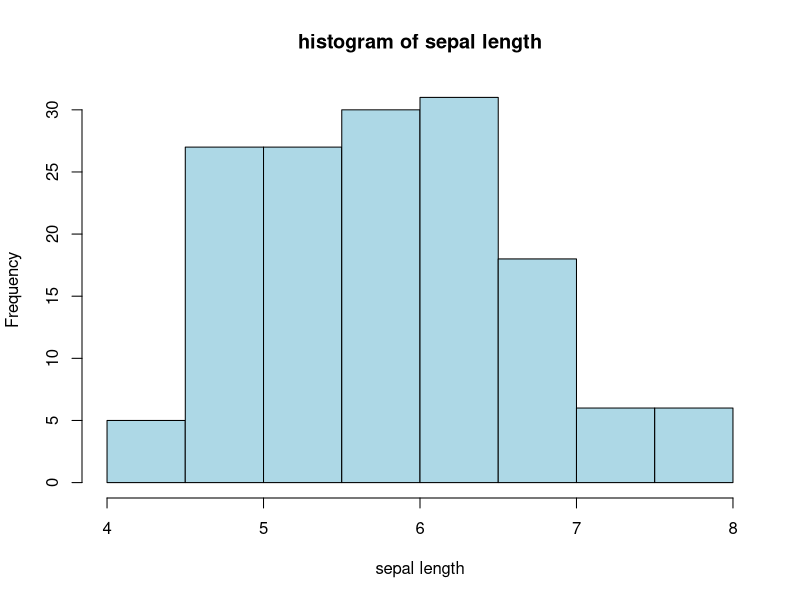
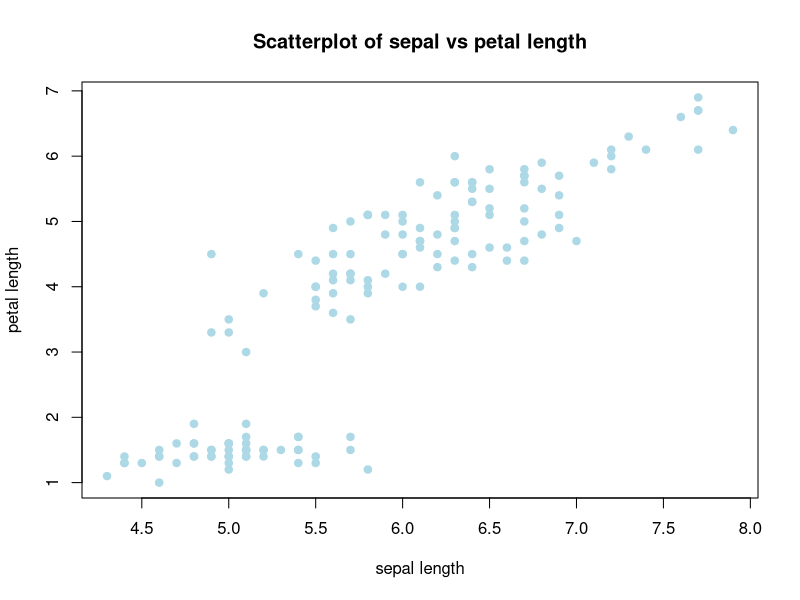

Reproduce these figures in R, in order. (Note: this script raises an error after producing the figures.)
# 4.Descriptive Statistics and basic visualization in R
install.packages("modeest")
library(dplyr)
library(ggplot2)
library(modeest)

data("iris")
View(iris)
head(iris)

#Descriptive statistics.

mean(iris$Sepal.Length) #mean 
median(iris$Sepal.Length) #median
mlv(iris$Sepal.Length,method = "mfv") #mode
sd(iris$Sepal.Length) #standard derivation 
range(iris$Sepal.Length) #Range
summary(iris$Sepal.Length) #Summary

#Histogram 
hist(iris$Sepal.Length,
     main="histogram of sepal length",
     xlab = "sepal length",col = "lightblue",border="black")

#Scatterplot
plot(iris$Sepal.Length,iris$Petal.Length,
     main="Scatterplot of sepal vs petal length",
     xlab = "sepal length",ylab = "petal length",
     col="lightblue",pch=19)

#boxplot
#error
boxplot(Sepal.length~species ,data = iris,
        main="boxplot of sepal length by species",
        xlab = "species",ylab = "sepal length",
        col=c("lightblue","lightgreen","pink"))
